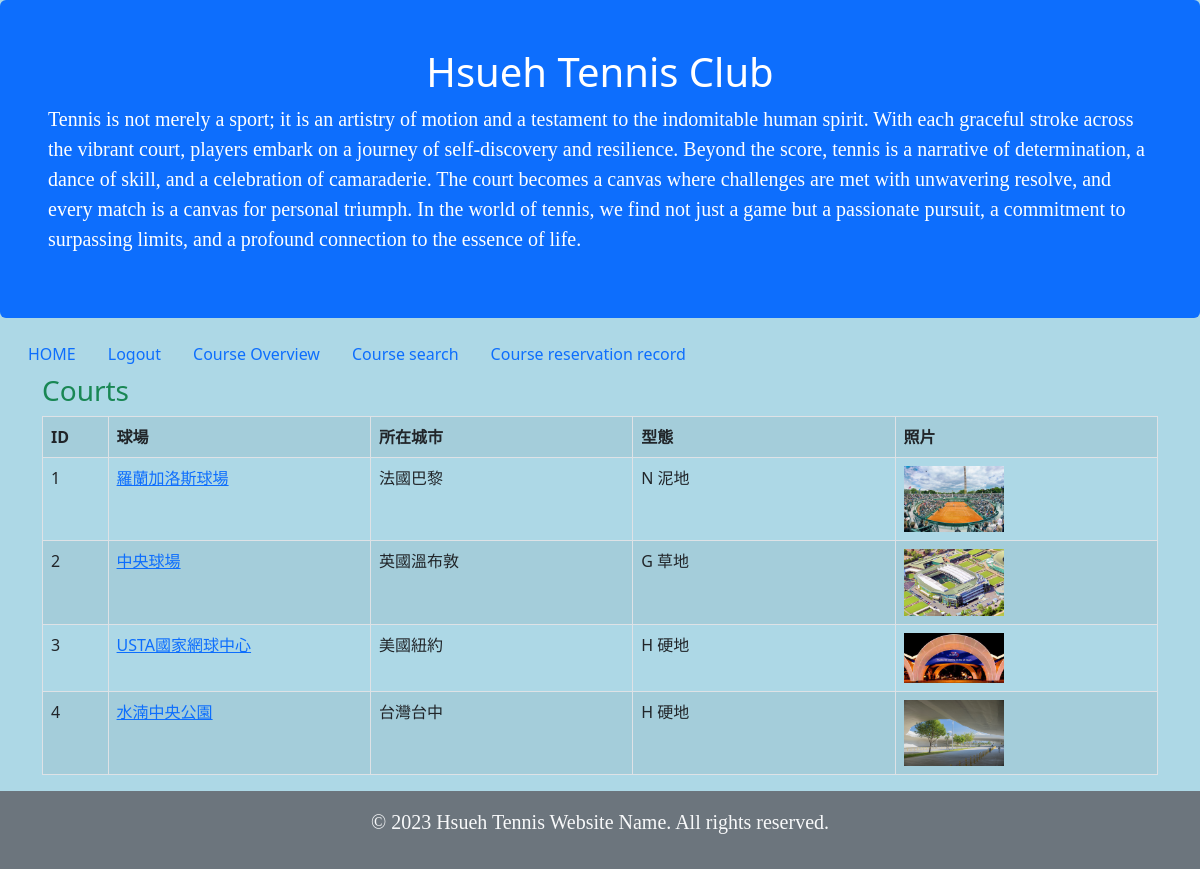
The page /courts/ on the database its author committed.
### courts/models.py (models this page shows, shortened)
class Court(models.Model):
    COURT_TYPE = [     # 使用 list 來做列舉
        ("G", "草地"),  # 第一個 "G" 表示真實儲存的資料，第二個表示呈現的字
        ("H", "硬地"),
        ("N", "泥地"),
        ("D", "地毯"),
    ]
    courtname = models.CharField(max_length=100)
    courttype = models.CharField(max_length=1, choices=COURT_TYPE)
    ''' 列舉型態用 choices = 來設定 '''
    city = models.CharField(max_length=100)
    photo = models.ImageField(upload_to='court_photos/', null=True, blank=True)

### courts/views.py (the view)
# urls.py: path('', views.courts, name='courts'),
def courts(request):
  courts = Court.objects.all()
  template = loader.get_template('all_courts.html')
  context = {
    'courts': courts,
  }
  return HttpResponse(template.render(context, request))

### courts/templates/all_courts.html (shortened to what this page needs)
{% extends "master.html" %}
{% block content %}
<div class="container">
  <h3 class="text-success">Courts</h3>
  <table class="table table-striped table-bordered">
    <tr>
      <th> ID </th><th> 球場 </th><th> 所在城市 </th><th> 型態 </th><th> 照片 </th>
    </tr>
    {% for c in courts %}
        <tr>
          <td width="5%"> {{ c.id }} </td>
          <td width="20%"><a href= {% url 'court_details' c.id %}>{{ c.courtname }}</a></td>
          <td width="20%"> {{ c.city }} </td>
          <td width="20%"> {{ c.courttype }} {{ c.get_courttype_display }} </td>
          <td width="20%"> <img src={{ c.photo.url }} width="100px"></td>
        </tr>
    {% endfor %}
  </table>
</div>
{% endblock %}

### static/css/club.css (style rules this page uses)
body { background-color: lightblue; }

### rows shown on the page
Court: id "1", courtname "羅蘭加洛斯球場", city "法國巴黎", courttype "N", courttype "泥地", photo (picture)
Court: id "2", courtname "中央球場", city "英國溫布敦", courttype "G", courttype "草地", photo (picture)
Court: id "3", courtname "USTA國家網球中心", city "美國紐約", courttype "H", courttype "硬地", photo (picture)
Court: id "4", courtname "水湳中央公園", city "台灣台中", courttype "H", courttype "硬地", photo (picture)
